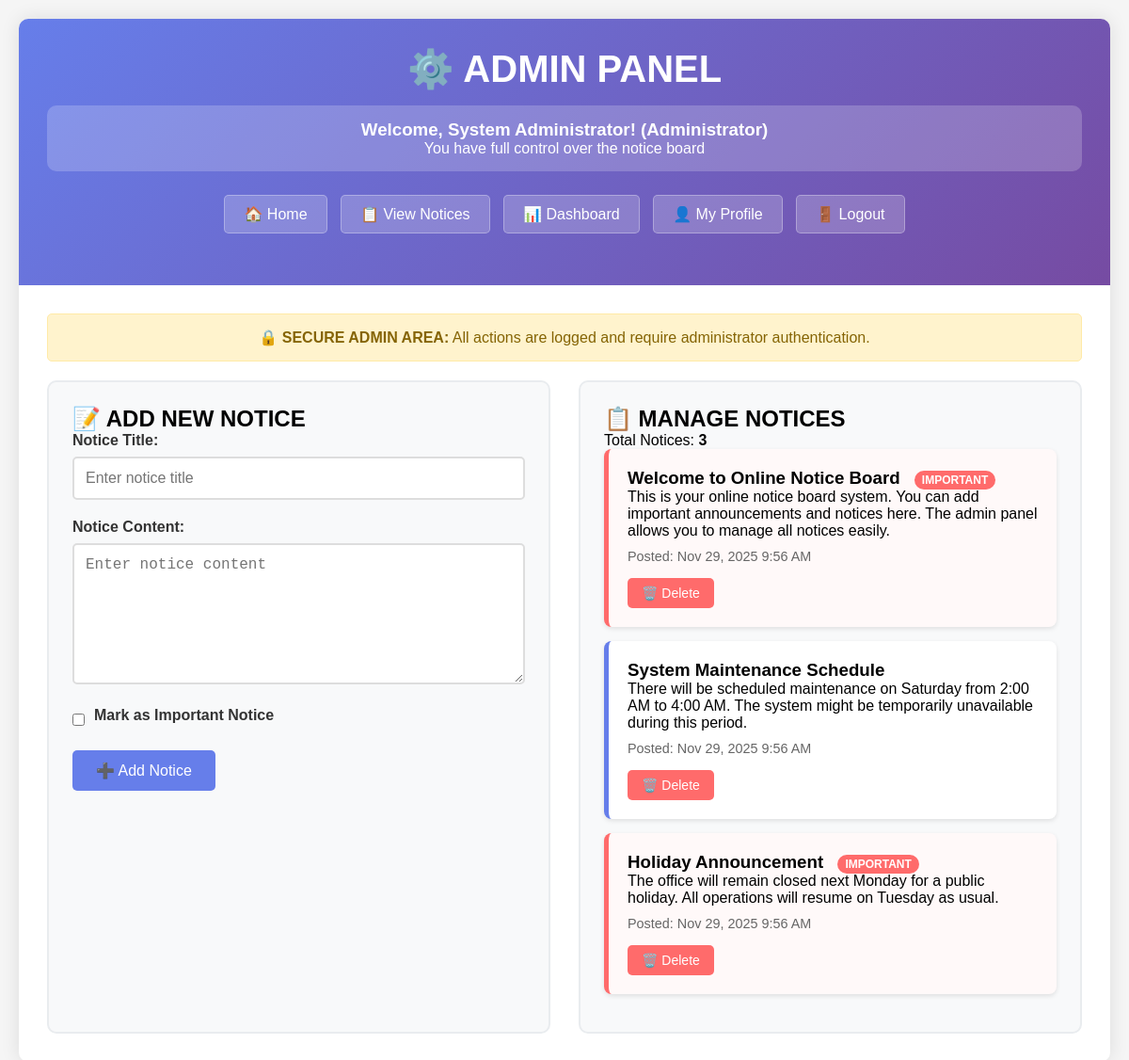
/simple_admin.php (signed in), run on the app's committed database.
### tables this page shows
CREATE TABLE notices (
    id INT AUTO_INCREMENT PRIMARY KEY,
    title VARCHAR(255) NOT NULL,
    content TEXT NOT NULL,
    created_at TIMESTAMP DEFAULT CURRENT_TIMESTAMP,
    is_important BOOLEAN DEFAULT FALSE
);

### simple_admin.php (the view, shortened to what this page needs)
<?php
include 'config.php';
$notices_result = $conn->query("SELECT * FROM notices ORDER BY created_at DESC");
?>
<!DOCTYPE html>
<html lang="en">
<head>
</head>
<body>
    <div class="container">
        <header>
            <h1>⚙️ ADMIN PANEL</h1>
            <div class="admin-info">
                <h3>Welcome, <?php echo $_SESSION['full_name']; ?>! (Administrator)</h3>
                <p>You have full control over the notice board</p>
            </div>
            <div class="nav-buttons">
                <a href="index.php">🏠 Home</a>
                <a href="view_notices.php">📋 View Notices</a>
                <a href="dashboard.php">📊 Dashboard</a>
                <a href="profile.php">👤 My Profile</a>
                <a href="logout.php">🚪 Logout</a>
            </div>
        </header>
        <div class="content">
            <div class="security-notice">
                <strong>🔒 SECURE ADMIN AREA:</strong> All actions are logged and require administrator authentication.
            </div>
            <div class="admin-panel">
                <div class="form-section">
                    <h2>📝 ADD NEW NOTICE</h2>
                    <form method="POST">
                        <div class="form-group">
                            <label for="title">Notice Title:</label>
                            <input type="text" id="title" name="title" placeholder="Enter notice title" required>
                        </div>
                        <div class="form-group">
                            <label for="content">Notice Content:</label>
                            <textarea id="content" name="content" placeholder="Enter notice content" required></textarea>
                        </div>
                        <div class="form-group">
                            <div class="checkbox">
                                <input type="checkbox" id="is_important" name="is_important" value="1">
                                <label for="is_important">Mark as Important Notice</label>
                            </div>
                        </div>
                        <button type="submit" name="add_notice" class="btn">➕ Add Notice</button>
                    </form>
                </div>
                <div class="notices-section">
                    <h2>📋 MANAGE NOTICES</h2>
                    <p>Total Notices: <strong><?php echo $notices_result->num_rows; ?></strong></p>
                    <?php if ($notices_result->num_rows > 0): ?>
                        <?php while($notice = $notices_result->fetch_assoc()): ?>
                            <div class="notice-item <?php echo $notice['is_important'] ? 'important' : ''; ?>">
                                <h3><?php echo htmlspecialchars($notice['title']); ?>
                                    <?php if ($notice['is_important']): ?>
                                        <span class="important-badge">IMPORTANT</span>
                                    <?php endif; ?>
                                </h3>
                                <p><?php echo nl2br(htmlspecialchars($notice['content'])); ?></p>
                                <div style="color: #666; font-size: 0.9em; margin-top: 10px;">
                                    Posted: <?php echo date('M j, Y g:i A', strtotime($notice['created_at'])); ?>
                                </div>
                                <div class="notice-actions">
                                    <a href="?delete=<?php echo $notice['id']; ?>" class="delete-btn"
                                       onclick="return confirm('Are you sure you want to delete this notice?')">
                                       🗑️ Delete
                                    </a>
                                </div>
                            </div>
                        <?php endwhile; ?>
                    <?php else: ?>
                        <p>No notices found. Add your first notice using the form!</p>
                    <?php endif; ?>
                </div>
            </div>
        </div>
    </div>
</body>
</html>

### simple_admin.php (style rules this page uses)
* { margin: 0; padding: 0; box-sizing: border-box; }
body { font-family: Arial, sans-serif; background: #f5f5f5; padding: 20px; }
.container { max-width: 1200px; margin: 0 auto; background: white; border-radius: 10px; box-shadow: 0 0 20px rgba(0,0,0,0.1); overflow: hidden; }
header { background: linear-gradient(135deg, #667eea, #764ba2); color: white; padding: 30px; text-align: center; }
header h1 { font-size: 2.5em; margin-bottom: 10px; }
.admin-info { background: rgba(255,255,255,0.2); padding: 15px; border-radius: 10px; margin: 15px 0; }
.nav-buttons { margin: 20px 0; }
.nav-buttons a { display: inline-block; padding: 10px 20px; margin: 5px; background: rgba(255,255,255,0.2); color: white; text-decoration: none; border-radius: 5px; border: 1px solid rgba(255,255,255,0.3); }
.content { padding: 30px; }
.admin-panel { display: grid; grid-template-columns: 1fr 1fr; gap: 30px; }
.form-section, .notices-section { background: #f8f9fa; padding: 25px; border-radius: 10px; border: 2px solid #e9ecef; }
.form-group { margin-bottom: 20px; }
label { display: block; margin-bottom: 8px; font-weight: bold; color: #333; }
input[type="text"], textarea { width: 100%; padding: 12px; border: 2px solid #ddd; border-radius: 5px; font-size: 16px; }
textarea { height: 150px; resize: vertical; }
.checkbox { display: flex; align-items: center; gap: 10px; }
.btn { background: #667eea; color: white; padding: 12px 25px; border: none; border-radius: 5px; cursor: pointer; font-size: 16px; }
.notice-item { background: white; padding: 20px; margin-bottom: 15px; border-radius: 8px; border-left: 5px solid #667eea; box-shadow: 0 2px 5px rgba(0,0,0,0.1); }
.notice-item.important { border-left-color: #ff6b6b; background: #fff9f9; }
.notice-actions { margin-top: 15px; display: flex; gap: 10px; }
.delete-btn { background: #ff6b6b; color: white; padding: 8px 15px; text-decoration: none; border-radius: 5px; font-size: 14px; }
.important-badge { background: #ff6b6b; color: white; padding: 3px 8px; border-radius: 12px; font-size: 12px; margin-left: 10px; }
.security-notice { background: #fff3cd; border: 1px solid #ffeaa7; color: #856404; padding: 15px; border-radius: 5px; margin-bottom: 20px; text-align: center; }

### data on the page
notices: title "Welcome to Online Notice Board", is_important "IMPORTANT", content "This is your online notice board system. You can add important announcements and notices here. The admin panel allows you to manage all notices easily.", created_at "Nov 29, 2025 9:56 AM"
notices: title "System Maintenance Schedule", content "There will be scheduled maintenance on Saturday from 2:00 AM to 4:00 AM. The system might be temporarily unavailable during this period.", created_at "Nov 29, 2025 9:56 AM"
notices: title "Holiday Announcement", is_important "IMPORTANT", content "The office will remain closed next Monday for a public holiday. All operations will resume on Tuesday as usual.", created_at "Nov 29, 2025 9:56 AM"

### other printed values
$_SESSION['full_name'] "System Administrator"
$notices_result->num_rows "3"
